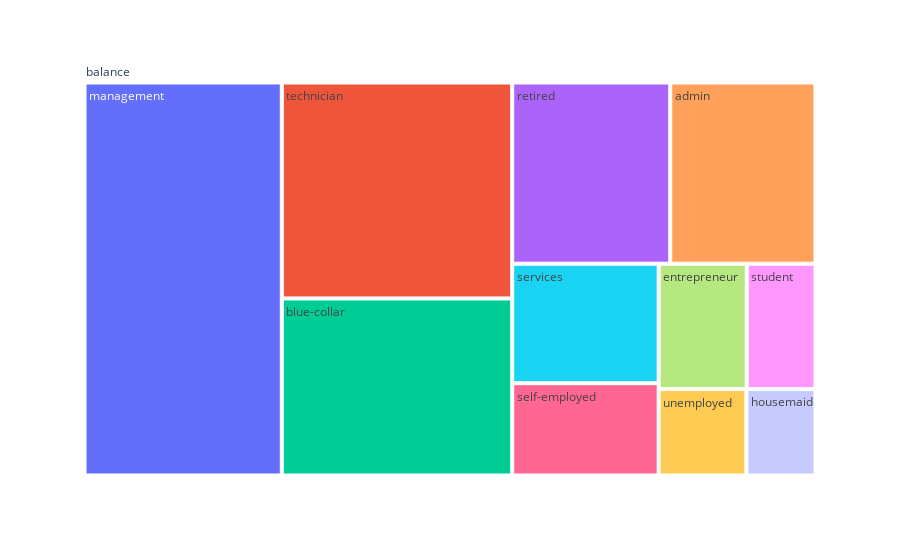

Here is the notebook cell this chart was saved with:
### Code cell
fig = px.treemap(df, path=[px.Constant('balance'),'job'], values='balance',
                   hover_data=['job'])
fig.show()

### Figure 1 — Plotly figure (JSON) as saved in the notebook; plotly's stock layout.template omitted (floating-point values rounded to 4 significant figures)
{"data": [{"branchvalues": "total", "customdata": [["admin"], ["blue-collar"], ["entrepreneur"], ["housemaid"], ["management"], ["retired"], ["self-employed"], ["services"], ["student"], ["technician"], ["unemployed"], ["(?)"]], "domain": {"x": [0, 1], "y": [0, 1]}, "hovertemplate": "labels=%{label}<br>balance=%{value}<br>parent=%{parent}<br>id=%{id}<br>job=%{customdata[0]}<extra></extra>", "ids": ["balance/admin", "balance/blue-collar", "balance/entrepreneur", "balance/housemaid", "balance/management", "balance/retired", "balance/self-employed", "balance/services", "balance/student", "balance/technician", "balance/unemployed", "balance"], "labels": ["admin", "blue-collar", "entrepreneur", "housemaid", "management", "retired", "self-employed", "services", "student", "technician", "unemployed", "balance"], "name": "", "parents": ["balance", "balance", "balance", "balance", "balance", "balance", "balance", "balance", "balance", "balance", "balance", ""], "type": "treemap", "values": [1072292, 1662263, 449665, 243379, 3159311, 1166573, 550740, 713059, 351586, 2027372, 308657, 11704897]}], "layout": {"legend": {"tracegroupgap": 0}, "margin": {"t": 60}}}
